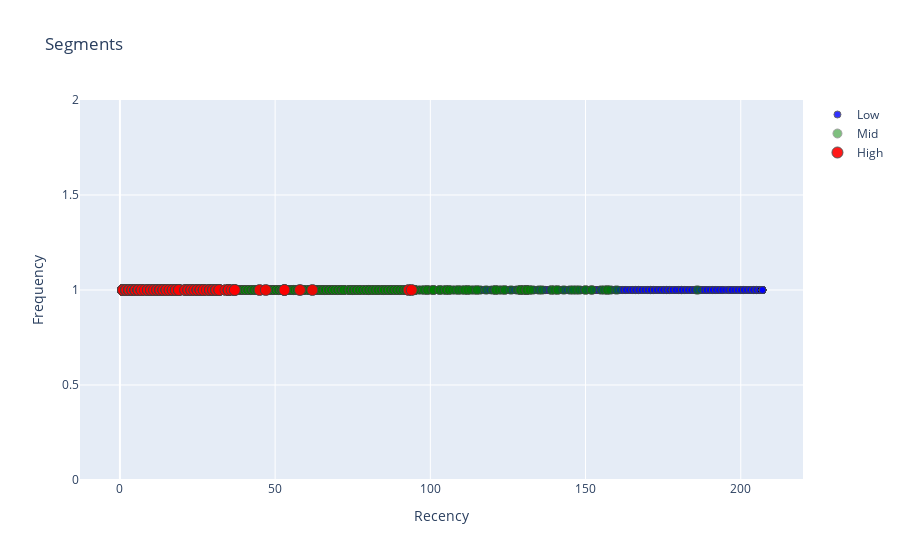

Notebook code for this chart:
### Code cell
graph = user.query("Recency < 200 and Frequency < 200")

plot_data = [
    go.Scatter(
        x=graph.query("Segment == 'Low-Value'")['Recency'],
        y=graph.query("Segment == 'Low-Value'")['Frequency'],
        mode='markers',
        name='Low',
        marker= dict(size= 7,
            line= dict(width=1),
            color= 'blue',
            opacity= 0.8
           )
    ),
        go.Scatter(
        x=graph.query("Segment == 'Mid-Value'")['Recency'],
        y=graph.query("Segment == 'Mid-Value'")['Frequency'],
        mode='markers',
        name='Mid',
        marker= dict(size= 9,
            line= dict(width=1),
            color= 'green',
            opacity= 0.5
           )
    ),
        go.Scatter(
        x=graph.query("Segment == 'High-Value'")['Recency'],
        y=graph.query("Segment == 'High-Value'")['Frequency'],
        mode='markers',
        name='High',
        marker= dict(size= 11,
            line= dict(width=1),
            color= 'red',
            opacity= 0.9
           )
    ),
]

plot_layout = go.Layout(
        yaxis= {'title': "Frequency"},
        xaxis= {'title': "Recency"},
        title='Segments'
    )
fig = go.Figure(data=plot_data, layout=plot_layout)
pyoff.iplot(fig)

### Figure 1 — Plotly figure (JSON) as saved in the notebook; plotly's stock layout.template omitted (floating-point values rounded to 4 significant figures; data arrays with more than 128 entries replaced by an {"elided": "..."} marker saying what was removed)
{"data": [{"marker": {"color": "blue", "line": {"width": 1}, "opacity": 0.8, "size": 7}, "mode": "markers", "name": "Low", "type": "scatter", "x": {"elided": "2372 int values"}, "y": {"elided": "2372 int values"}}, {"marker": {"color": "green", "line": {"width": 1}, "opacity": 0.5, "size": 9}, "mode": "markers", "name": "Mid", "type": "scatter", "x": {"elided": "2461 int values"}, "y": {"elided": "2461 int values"}}, {"marker": {"color": "red", "line": {"width": 1}, "opacity": 0.9, "size": 11}, "mode": "markers", "name": "High", "type": "scatter", "x": {"elided": "167 int values"}, "y": {"elided": "167 int values"}}], "layout": {"title": {"text": "Segments"}, "xaxis": {"title": {"text": "Recency"}}, "yaxis": {"title": {"text": "Frequency"}}}}
